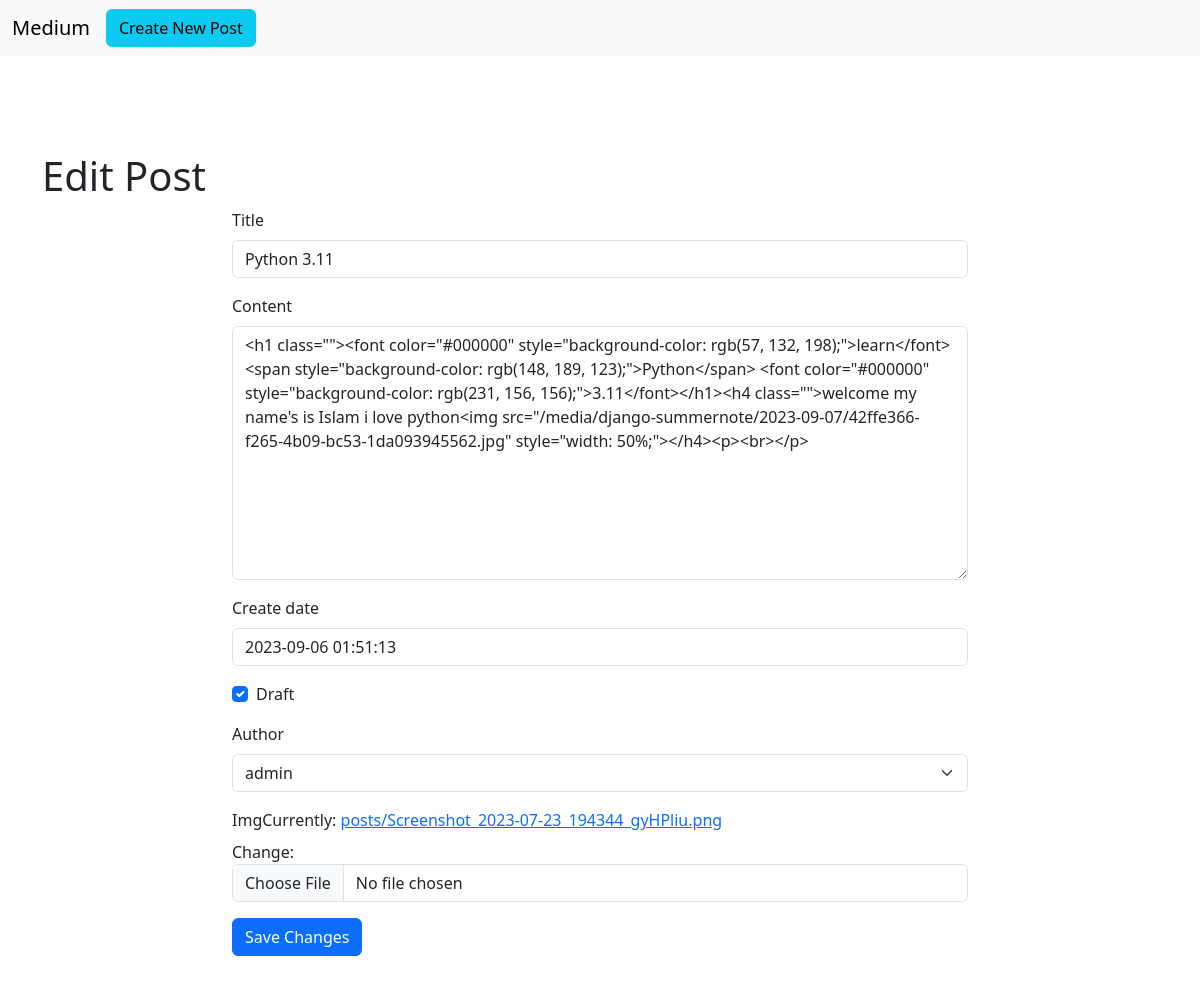
/blog/3/edit, run on the app's committed database.
### blog/models.py (models this page shows, shortened)
class Post(models.Model):
    title = models.CharField(max_length=100)
    content= models.TextField(max_length=30000)
    create_date= models.DateTimeField(default=timezone.now())
    draft = models.BooleanField(default=True)
    tags = TaggableManager()
    author = models.ForeignKey(User,on_delete=models.SET_NULL,null=True,blank=True,related_name='post_user')
    img =models.ImageField(upload_to='posts/',null=True)

### blog/views.py (the view)
# urls.py: path('blog/<int:pk>/edit' , PostUpdate.as_view()),
class PostUpdate(UpdateView):
    model = Post
    fields = '__all__'
    success_url = '/blog'
    template_name = 'blog/edit_post.html'

### blog/templates/blog/edit_post.html (shortened to what this page needs)
{% load django_bootstrap5 %}
<!doctype html>
<html lang="en">
  <head>
    <link rel="stylesheet" href="https://cdnjs.cloudflare.com/ajax/libs/bootstrap/5.3.1/css/bootstrap.min.css" />    <nav class="navbar navbar-expand-lg bg-body-tertiary">
        <div class="container-fluid">
          <a class="navbar-brand" href="/blog">Medium</a>
          <div class="collapse navbar-collapse" id="navbarSupportedContent">
            <a class="btn btn-info me-2" href="/blog/new">Create New Post</a>
          </div>
        </div>
      </nav>
      <div class="container mt-5">
        <div class="row py-5">
            <h1> Edit Post </h1>
                <div class="col-lg-8 mx-auto">
                    <form method="Post" enctype="multipart/form-data">
                        {% bootstrap_form form %}
                        {% bootstrap_button button_type="submit" content="Save Changes" %}
                    </form>
                </div>
        </div>
      </div>
    </body>
</html>

### data on the page
Post: title "Python 3.11", content "<h1 class=\"\"><font color=\"#000000\" style=\"background-color: rgb(57, 132, 198);\">learn</font> <span style=\"background-color: rgb(148, 189, 123);\">Python</span> <font color=\"#000000\" style=\"background-color: rgb(231, 156, 156);\">3.11</font></h1><h4 class=\"\">welcome my name's is Islam i love python<img src=\"/media/django-summernote/2023-09-07/42ffe366-f265-4b09-bc53-1da093945562.jpg\" style=\"width: 50%;\"></h4><p><br></p>", create_date "2023-09-06 01:51:13", draft "☑", author "admin"
